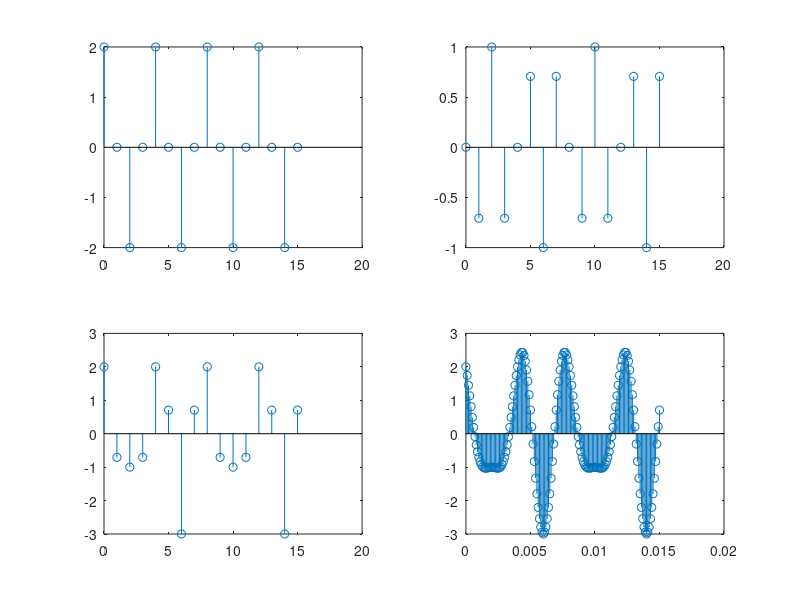

MATLAB code to generate this figure:
n = 0:15;
sc = 2*cos(2*pi*n/4)
ns = -sin(2*pi*n*3/8)

ax1 = subplot(2,2,1);
stem(ax1,n,sc)
ax2 = subplot(2,2,2);
stem(ax2, n, ns)


sn = 2*cos(2*pi*n/4)-sin(2*pi*n*3/8);
t = 0:0.0001:0.015
st = 2*cos(2*pi*250*t)-sin(2*pi*375*t)

ax3 = subplot(2,2,3);
stem(ax3,n,sn)
ax4 = subplot(2,2,4);
stem(ax4, t, st)

